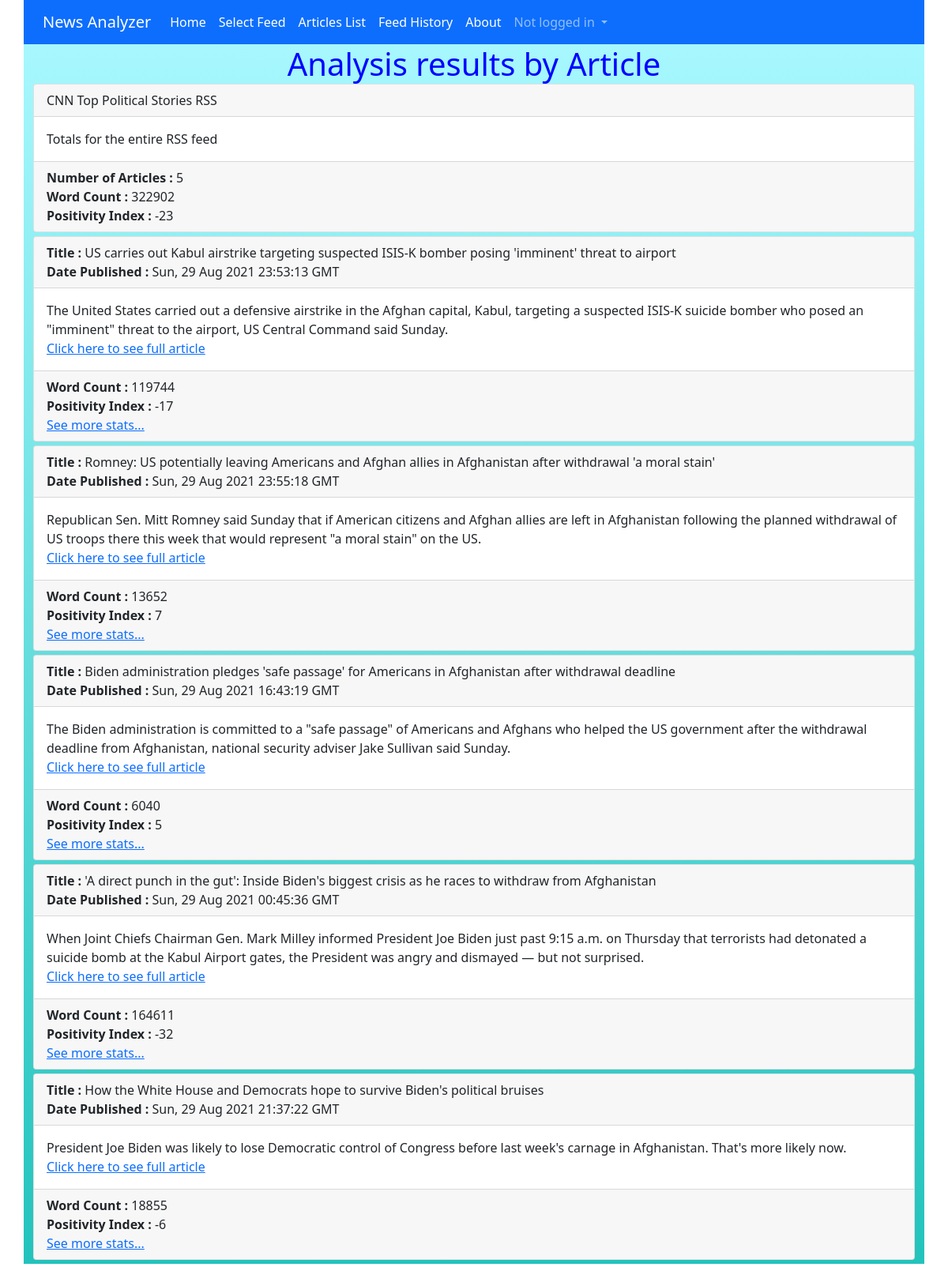
The app's page /newsanalyzer/, older data.
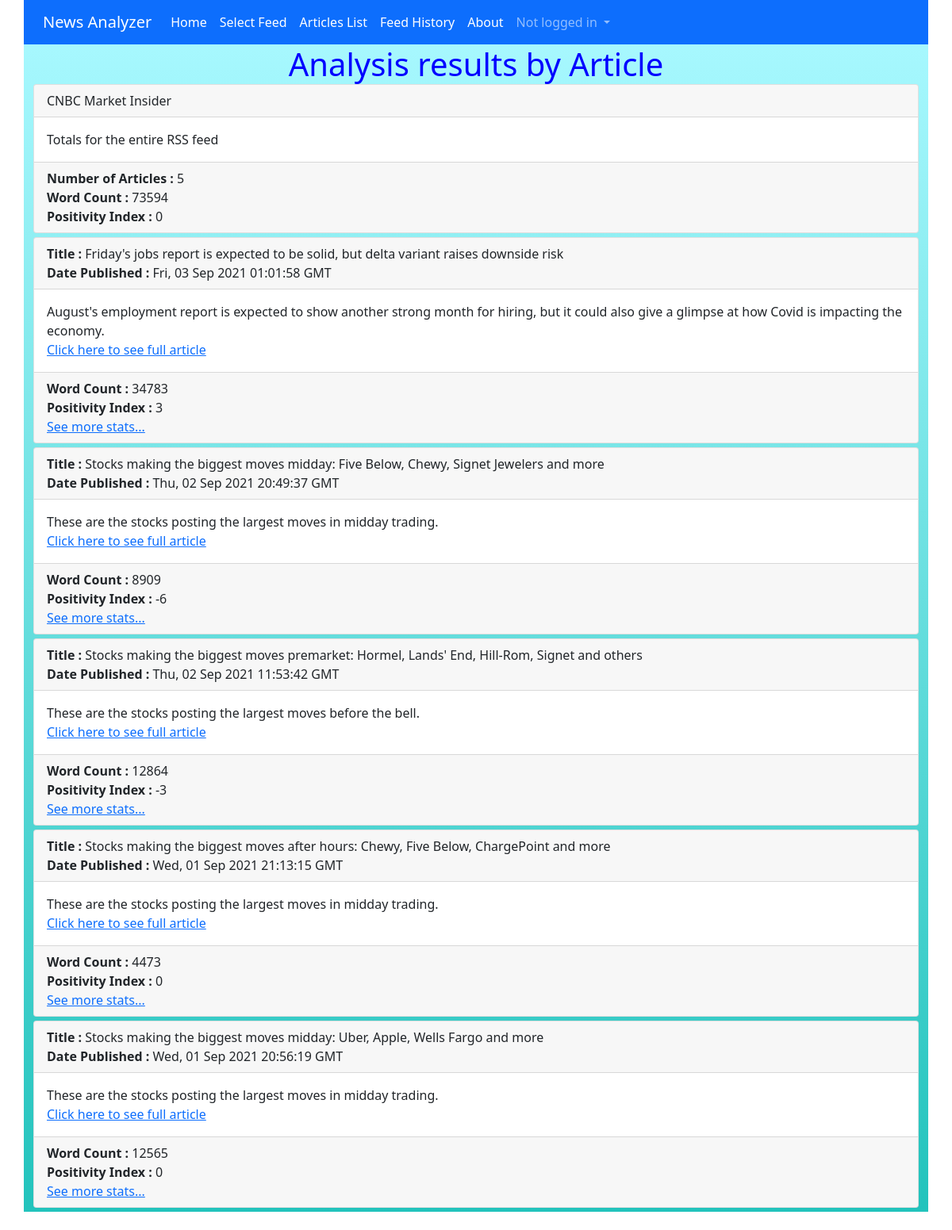
The same page, newer data.
### newsanalyzer/models.py (models this page shows, shortened)
class Article(models.Model):
    title = models.CharField(max_length=255, null=True)
    link = models.URLField(null=True)
    description = models.CharField(max_length=255, null=True)
    date = models.CharField(max_length=255, null=True)
    word_count = models.IntegerField(null=True)
    positivity_index = models.IntegerField(null=True)
    record_type = models.IntegerField(null=True)
    num_articles = models.IntegerField(null=True)
    distinct_word_count = models.IntegerField(null=True)
    avg_word_length = models.IntegerField(null=True)
    pos_tally = models.IntegerField(null=True)
    neg_tally = models.IntegerField(null=True)
    common_words_1 = models.CharField(max_length=25, null=True)
    common_words_tally_1 = models.IntegerField(null=True)
    common_words_2 = models.CharField(max_length=25, null=True)
    common_words_tally_2 = models.IntegerField(null=True)
    common_words_3 = models.CharField(max_length=25, null=True)
    common_words_tally_3 = models.IntegerField(null=True)
    common_words_4 = models.CharField(max_length=25, null=True)
    common_words_tally_4 = models.IntegerField(null=True)
    common_words_5 = models.CharField(max_length=25, null=True)
    common_words_tally_5 = models.IntegerField(null=True)

### newsanalyzer/views.py (the view, shortened to what this page needs)
# urls.py: path('', ArticleListView.as_view(), name='article_list'),
class ArticleListView(ListView):
    model = Article
    template_name = 'article_list.html'

### templates/article_list.html (shortened to what this page needs)
{% extends 'base.html' %}
{% block content %}
   <div class="container main-body">
      <h1>Analysis results by Article</h1>
      {% for article in object_list|dictsort:"record_type" %}
      <div class="card">
         <div class="card-header">
            {% if article.record_type > 0 %}
            <span class="font-weight-bold">
                  Title :
            </span>
            {% endif %}
            {{ article.title }}
            {% if article.record_type > 0 %}
               <br>
               <span class="font-weight-bold">
                  Date Published :
               </span>
               {{ article.date }}
            {% endif %}
         </div>
         <div class ="card-body">
               {{ article.description }}
               {% if article.record_type > 0 %}
                  <br>
                  <a href="{{ article.link }}" target="_blank">Click here to see full article</a>
               {% endif %}
         </div>
         <div class="card-footer">
            {% if article.record_type == 0 %}
               <span class="font-weight-bold">
                  Number of Articles :
               </span>
               {{ article.num_articles }}
               <br>
            {% endif %}
            <span class="font-weight-bold">
                  Word Count :
            </span>
            {{ article.word_count }}
            <br>
            <span class="font-weight-bold">
               Positivity Index :
            </span>
            {{ article.positivity_index }}
            {% if article.record_type > 0 %}
               <br>
               <a class="blue" href="{% url 'article_detail' article.pk %}">See more stats...</a>
            {% endif %}
         </div>
      </div>
      {% endfor %}
   </div>
{% endblock content %}

### templates/base.html (shortened to what this page needs)
{% load static %}
<html>
    <head>
        <link href="https://cdn.jsdelivr.net/npm/bootstrap@5.0.1/dist/css/bootstrap.min.css" rel="stylesheet">
        <link rel="stylesheet" href="{% static 'css/style.css' %}">
    </head>
    <body>
      <nav class="navbar navbar-expand-lg navbar-dark bg-primary container">
        <div class="container-fluid">
          <a class="navbar-brand" href="{% url 'home' %}">News Analyzer</a>
          <div class="collapse navbar-collapse" id="navbarNavDropdown">
            <ul class="navbar-nav">
              <li class="nav-item">
                <a class="nav-link active" aria-current="page" href="{% url 'home' %}">Home</a>
              </li>
              <li class="nav-item">
                <a class="nav-link active" href="{% url 'article_create' %}">Select Feed
                </a>
              </li>
              <li class="nav-item">
                <a class="nav-link active" href="{% url 'article_list' %}">Articles List</a>
              </li>
              <li class="nav-item">
                <a class="nav-link active" href="{% url 'article_history' %}">Feed History
                </a>
              </li>
              <li class="nav-item">
                <a class="nav-link active" href="{% url 'about' %}">About</a>
              </li>
              <li class="nav-item dropdown">
               {% if user.is_authenticated %}
                    <a class="nav-link dropdown-toggle" href="#" id="navbarDropdownMenuLink" role="button" data-bs-toggle="dropdown" aria-expanded="false">
                    {{ user.username }}
                    </a>
                    <ul class="dropdown-menu" aria-labelledby="navbarDropdownMenuLink">
                    <li><a class="dropdown-item" href="{% url 'password_change' %}">Password Change</a></li>
                    <li><a class="dropdown-item" href="{% url 'logout' %}">Log Out</a></li>
                    </ul>
                {% else %}
                    <a class="nav-link dropdown-toggle" href="#" id="navbarDropdownMenuLink" role="button" data-bs-toggle="dropdown" aria-expanded="false">
                        Not logged in
                    </a>
                {% endif %}
                </li>
            </ul>
          </div>
        </div>
      </nav>
        <main>
            {% block content %}
            {% endblock content %}
            <br>
        </main>
      </body>
</html>

### static/css/style.css (style rules this page uses)
h1 { color: blue; margin: 1px; text-align: center; }
.container { display: flex; flex-direction: column; }
.main-body { background: rgb(34,195,188); background: linear-gradient(0deg, rgba(34,195,188,1) 0%, rgba(45,238,253,0.4206057422969187) 100%); }
.font-weight-bold { font-weight: bold; }
.card { margin-bottom: 5px; }

Row changes from the older to the newer data that the page shows:
removed Article: title "CNN Top Political Stories RSS", description "Totals for the entire RSS feed", num_articles "5", word_count "322902", positivity_index "-23"
removed Article: shows "Title :", title "US carries out Kabul airstrike targeting suspected ISIS-K bomber posing 'imminent' threat to airport", date "Sun, 29 Aug 2021 23:53:13 GMT", description "The United States carried out a defensive airstrike in the Afghan capital, Kabul, targeting a suspected ISIS-K suicide bomber who posed an \"imminent\" threat to the airport, US Central Command said Sunday.", word_count "119744", positivity_index "-17", record_type "See more stats..."
removed Article: shows "Title :", title "Romney: US potentially leaving Americans and Afghan allies in Afghanistan after withdrawal 'a moral stain'", date "Sun, 29 Aug 2021 23:55:18 GMT", description "Republican Sen. Mitt Romney said Sunday that if American citizens and Afghan allies are left in Afghanistan following the planned withdrawal of US troops there this week that would represent \"a moral stain\" on the US.", word_count "13652", positivity_index "7", record_type "See more stats..."
removed Article: shows "Title :", title "Biden administration pledges 'safe passage' for Americans in Afghanistan after withdrawal deadline", date "Sun, 29 Aug 2021 16:43:19 GMT", description "The Biden administration is committed to a \"safe passage\" of Americans and Afghans who helped the US government after the withdrawal deadline from Afghanistan, national security adviser Jake Sullivan said Sunday.", word_count "6040", positivity_index "5", record_type "See more stats..."
removed Article: shows "Title :", title "'A direct punch in the gut': Inside Biden's biggest crisis as he races to withdraw from Afghanistan", date "Sun, 29 Aug 2021 00:45:36 GMT", description "When Joint Chiefs Chairman Gen. Mark Milley informed President Joe Biden just past 9:15 a.m. on Thursday that terrorists had detonated a suicide bomb at the Kabul Airport gates, the President was angry and dismayed — but not surprised.", word_count "164611", positivity_index "-32", record_type "See more stats..."
removed Article: shows "Title :", title "How the White House and Democrats hope to survive Biden's political bruises", date "Sun, 29 Aug 2021 21:37:22 GMT", description "President Joe Biden was likely to lose Democratic control of Congress before last week's carnage in Afghanistan. That's more likely now.", word_count "18855", positivity_index "-6", record_type "See more stats..."
added Article: title "CNBC Market Insider", description "Totals for the entire RSS feed", num_articles "5", word_count "73594", positivity_index "0"
added Article: shows "Title :", title "Friday's jobs report is expected to be solid, but delta variant raises downside risk", date "Fri, 03 Sep 2021 01:01:58 GMT", description "August's employment report is expected to show another strong month for hiring, but it could also give a glimpse at how Covid is impacting the economy.", word_count "34783", positivity_index "3", record_type "See more stats..."
added Article: shows "Title :", title "Stocks making the biggest moves midday: Five Below, Chewy, Signet Jewelers and more", date "Thu, 02 Sep 2021 20:49:37 GMT", description "These are the stocks posting the largest moves in midday trading.", word_count "8909", positivity_index "-6", record_type "See more stats..."
added Article: shows "Title :", title "Stocks making the biggest moves premarket: Hormel, Lands' End, Hill-Rom, Signet and others", date "Thu, 02 Sep 2021 11:53:42 GMT", description "These are the stocks posting the largest moves before the bell.", word_count "12864", positivity_index "-3", record_type "See more stats..."
added Article: shows "Title :", title "Stocks making the biggest moves after hours: Chewy, Five Below, ChargePoint and more", date "Wed, 01 Sep 2021 21:13:15 GMT", description "These are the stocks posting the largest moves in midday trading.", word_count "4473", positivity_index "0", record_type "See more stats..."
added Article: shows "Title :", title "Stocks making the biggest moves midday: Uber, Apple, Wells Fargo and more", date "Wed, 01 Sep 2021 20:56:19 GMT", description "These are the stocks posting the largest moves in midday trading.", word_count "12565", positivity_index "0", record_type "See more stats..."
